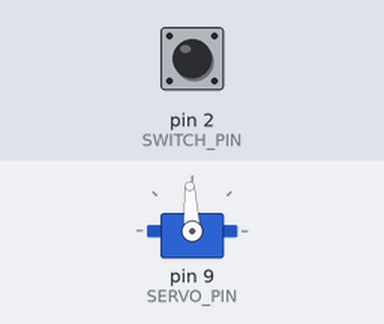
The sketch below on a simulated Arduino Uno, built with avr-gcc and run on an emulated ATmega328P. On the bench: servo. Inputs (shaded band) come from the test bench; at power-on: pin 2 (SWITCH_PIN) HIGH.

Above: at 0.05 s.
Timing chart, 0 to 3.9 s (numbered marks = the images above):
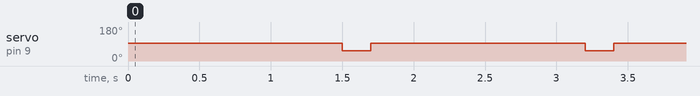

Measured:
- by itself, servo on pin 9 (SERVO_PIN): alternates 93° for 1.5 s and 54° for 0.20 s

The sketch:

WHEELROUTINE.ino
```cpp
#include <Servo.h>

Servo s;

const int SERVO_PIN = 9;
const int SWITCH_PIN = 2;   // signal input pin
const int RUN_US = 1100;    // slow rotation
const int STOP_US = 1500;   // neutral (stop) position
const int SKIP_AFTER_RESUME_MS = 200; // move ~0.3 rev

void setup() {
  pinMode(SWITCH_PIN, INPUT_PULLUP);
  s.attach(SERVO_PIN);
  s.writeMicroseconds(RUN_US);
}

void loop() {
  if (digitalRead(SWITCH_PIN) == HIGH) {
    s.writeMicroseconds(STOP_US);
    delay(1500);  // adjust pause as needed
    s.writeMicroseconds(RUN_US);
    unsigned long start = millis();
    while (millis() - start < SKIP_AFTER_RESUME_MS) { }
  }
}
```
